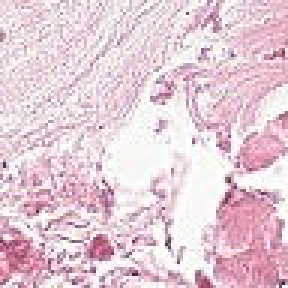
#> input picture data/raw/source.tif, 96 x 96 px (shown 3 times larger)
$ jupyter execute --allow-errors 01_reinhard_exploration.ipynb   (shell and % lines are left out)
#> lines starting #> are read from the running program, lines starting #| are printed output that depends on the picture; after the words box and inside, x2 and y2 are one past the last pixel; in counts of white or black regions, pixels touching at a corner belong together
Reinhard Logik (Luma)

[cell 1]
import cv2
import numpy as np
import matplotlib.pyplot as plt
import os

# --- 1. HILFSFUNKTIONEN ---
def bgr_to_rgb(img):
    """Konvertiert BGR (OpenCV) zu RGB (Matplotlib) für korrekte Farben im Plot."""
    return cv2.cvtColor(img, cv2.COLOR_BGR2RGB)

def get_tissue_mask_manual(image, threshold_value=210):
    """Erstellt eine Maske basierend auf der Helligkeit (Luma-Key)."""
    gray = cv2.cvtColor(image, cv2.COLOR_BGR2GRAY)
    # THRESH_BINARY_INV: Alles was dunkler als 'threshold_value' ist, wird Weiß (Gewebe)
    _, mask = cv2.threshold(gray, threshold_value, 255, cv2.THRESH_BINARY_INV)
    return mask

def get_mean_std_masked(image, mask=None):
    """Berechnet Mittelwert und Standardabweichung nur für das maskierte Gewebe."""
    mean, std = cv2.meanStdDev(image, mask=mask)
    return mean.flatten(), std.flatten()

# --- 2. DIE HAUPTFUNKTION ---
def normalize_stain_reinhard_custom(src_img, target_img, src_thresh=210, target_thresh=210):
    """Reinhard-Normalisierung mit manuell einstellbaren Luma-Masken."""
    src_lab = cv2.cvtColor(src_img, cv2.COLOR_BGR2LAB).astype(np.float32)
    target_lab = cv2.cvtColor(target_img, cv2.COLOR_BGR2LAB).astype(np.float32)

    # Masken generieren
    src_mask = get_tissue_mask_manual(src_img, threshold_value=src_thresh)
    target_mask = get_tissue_mask_manual(target_img, threshold_value=target_thresh)

    # Statistiken anhand der Masken berechnen
    src_mean, src_std = get_mean_std_masked(src_lab, mask=src_mask)
    target_mean, target_std = get_mean_std_masked(target_lab, mask=target_mask)

    src_std[src_std == 0] = 1e-5 # Zero-Division-Schutz

    # Reinhard-Formel auf alle Kanäle anwenden
    l, a, b = cv2.split(src_lab)
    l_norm = (l - src_mean[0]) * (target_std[0] / src_std[0]) + target_mean[0]
    a_norm = (a - src_mean[1]) * (target_std[1] / src_std[1]) + target_mean[1]
    b_norm = (b - src_mean[2]) * (target_std[2] / src_std[2]) + target_mean[2]

    # Zusammenfügen und zurückwandeln
    result_lab = cv2.merge((l_norm, a_norm, b_norm))
    result_lab = np.clip(result_lab, 0, 255).astype(np.uint8)

    return cv2.cvtColor(result_lab, cv2.COLOR_LAB2BGR)

# --- 3. AUSFÜHRUNG & VISUALISIERUNG ---
# Pfade (Bitte prüfen, ob sie für dein Setup stimmen)
src_path = '../data/raw/source.tif'
target_path = '../data/raw/target.tif'

if os.path.exists(src_path) and os.path.exists(target_path):
    src_img = cv2.imread(src_path)
#> src_img is the input picture: shape (96, 96, 3); mean B, G, R 215.4, 204.3, 229.1
    target_img = cv2.imread(target_path)
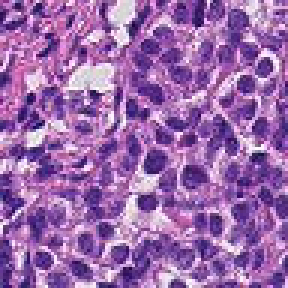
#> input picture data/raw/target.tif, 96 x 96 px (shown 3 times larger)
#> target_img is the input picture: shape (96, 96, 3); mean B, G, R 172, 105.4, 154.5

    # Hier kannst du die Thresholds anpassen!
    result_img = normalize_stain_reinhard_custom(src_img, target_img, src_thresh=200, target_thresh=230)
#> in normalize_stain_reinhard_custom, `target_lab = cv2.cvtColor(target_img, cv2.COLOR_BGR2LAB).astype(np.flo..`:
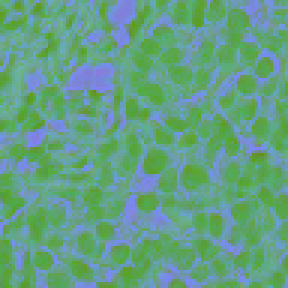
#> target_lab: shape (96, 96, 3) float32 (shown 3 times larger); mean B, G, R 131.7, 160, 100
#> in get_tissue_mask_manual, `_, mask = cv2.threshold(gray, threshold_value, 255, cv2.THRESH_BINARY_..`:
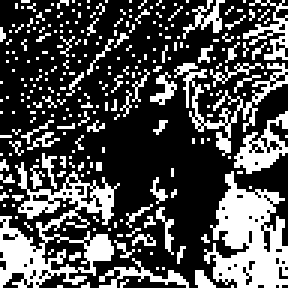
#> mask: shape (96, 96) (shown 3 times larger); 31.1% white in thin lines or dots
#> call 2 of get_tissue_mask_manual, with threshold_value = 230
#> in get_tissue_mask_manual (call 2), `gray = cv2.cvtColor(image, cv2.COLOR_BGR2GRAY)`:
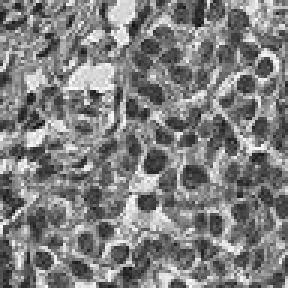
#> gray: shape (96, 96) (shown 3 times larger); min 13, max 253, mean 127.7
#> in get_tissue_mask_manual (call 2), `_, mask = cv2.threshold(gray, threshold_value, 255, cv2.THRESH_BINARY_..`: mask: shape (96, 96); 97.2% white; black in thin lines or dots
#> in get_mean_std_masked, `mean, std = cv2.meanStdDev(image, mask=mask)`: mean = [175.1, 146.5, 124.6]; std = [24.56, 8.34, 2.16]
#> in normalize_stain_reinhard_custom, `src_mean, src_std = get_mean_std_masked(src_lab, mask=src_mask)`: src_mean = [175.1, 146.5, 124.6]; src_std = [24.56, 8.34, 2.16]
#> in normalize_stain_reinhard_custom, `target_mean, target_std = get_mean_std_masked(target_lab, mask=target_..`: target_mean = [128.6, 160.6, 99.38]; target_std = [48, 7.45, 9.05]
#> in normalize_stain_reinhard_custom, `l, a, b = cv2.split(src_lab)`:
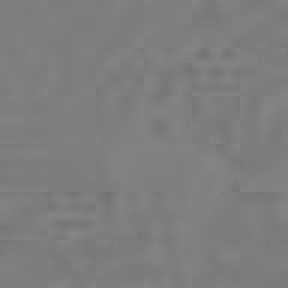
#> b: shape (96, 96) float32 (shown 3 times larger); min 114, max 134, mean 125.8
#> in normalize_stain_reinhard_custom, `b_norm = (b - src_mean[2]) * (target_std[2] / src_std[2]) + target_mea..`:
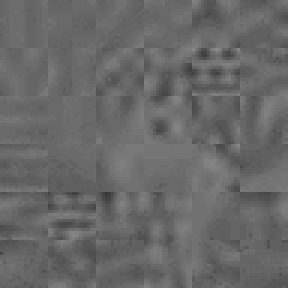
#> b_norm: shape (96, 96) float32 (shown 3 times larger); min 54.9, max 138.7, mean 104.3

    # Plotten
    fig, axes = plt.subplots(1, 3, figsize=(18, 6))
    axes[0].imshow(bgr_to_rgb(src_img))
    axes[0].set_title('1. Source')
    axes[0].axis('off')

    axes[1].imshow(bgr_to_rgb(target_img))
    axes[1].set_title('2. Target')
    axes[1].axis('off')

    axes[2].imshow(bgr_to_rgb(result_img))
    axes[2].set_title('3. Result (Luma Masked)')
    axes[2].axis('off')

    plt.tight_layout()
    plt.show()
else:
    print("Bilder nicht gefunden!")

[cell 2]
def get_tissue_mask_hsv(image, saturation_threshold=15):
    """
    Erstellt eine Maske basierend auf der Sättigung (Chroma-Key).
    Alles, was eine höhere Sättigung als 'saturation_threshold' hat, wird als Gewebe erkannt.
    """
    # 1. Bild in den HSV-Farbraum umwandeln (Hue, Saturation, Value)
    hsv = cv2.cvtColor(image, cv2.COLOR_BGR2HSV)

    # 2. Den Sättigungs-Kanal (Index 1) extrahieren
    s_channel = hsv[:, :, 1]

    # 3. Normaler Threshold: Wenn Sättigung > saturation_threshold, dann Weiß (255)
    _, mask = cv2.threshold(s_channel, saturation_threshold, 255, cv2.THRESH_BINARY)

    return mask

# --- Test und Vergleich: Luma vs. HSV ---
# Wir nutzen das src_img von oben
mask_luma = get_tissue_mask_manual(src_img, threshold_value=210)
#> in get_tissue_mask_manual (call 3), `_, mask = cv2.threshold(gray, threshold_value, 255, cv2.THRESH_BINARY_..`: mask: shape (96, 96); 40.1% white; 178 white regions (164 under 20 px), largest, box (x1, y1, x2, y2) and area: (0, 50, 59, 96) 1035, (68, 37, 96, 96) 870, (50, 0, 96, 52) 645
mask_hsv = get_tissue_mask_hsv(src_img, saturation_threshold=25) # 15 ist oft ein sehr guter Startwert für H&E
#> in get_tissue_mask_hsv, `hsv = cv2.cvtColor(image, cv2.COLOR_BGR2HSV)`: hsv: shape (96, 96, 3); mean H, S, V 149.5, 29.8, 229.2
#> in get_tissue_mask_hsv, `_, mask = cv2.threshold(s_channel, saturation_threshold, 255, cv2.THRE..`: mask: shape (96, 96); 45% white; 47 white regions (40 under 20 px), largest, box (x1, y1, x2, y2) and area: (0, 16, 57, 96) 1625, (33, 37, 96, 96) 1188, (50, 0, 96, 52) 949

fig, axes = plt.subplots(1, 3, figsize=(18, 6))

axes[0].imshow(bgr_to_rgb(src_img))
axes[0].set_title('Original')
axes[0].axis('off')

axes[1].imshow(mask_luma, cmap='gray')
axes[1].set_title('Maske (Luma-Key / Graustufen)')
axes[1].axis('off')

axes[2].imshow(mask_hsv, cmap='gray')
axes[2].set_title('Maske (HSV-Key / Sättigung)')
axes[2].axis('off')

plt.tight_layout()
plt.show()

HSV Maske

[cell 3]
import cv2
import numpy as np
import matplotlib.pyplot as plt
import os

# Notebook Magic Command für inline Plots

# --- 1. HILFSFUNKTIONEN (Schnittplatz-Werkzeuge) ---
def bgr_to_rgb(img):
    """Konvertiert BGR zu RGB für korrekte Farben im Plot."""
    return cv2.cvtColor(img, cv2.COLOR_BGR2RGB)

def get_tissue_mask_hsv(image, saturation_threshold=15):
    """
    Erstellt eine Gewebe-Maske basierend auf der Sättigung (HSV Chroma-Key).
    Alles mit Sättigung > saturation_threshold wird als Gewebe erkannt.
    """
    # In HSV wandeln
    hsv = cv2.cvtColor(image, cv2.COLOR_BGR2HSV)
    # Sättigungs-Kanal extrahieren
    s_channel = hsv[:, :, 1]
    # Thresholding: Sättigung > x -> Weiß (Gewebe)
    _, mask = cv2.threshold(s_channel, saturation_threshold, 255, cv2.THRESH_BINARY)
    return mask

def get_mean_std_masked(image, mask=None):
    """Berechnet Mean/Std nur für maskierte Pixel."""
    mean, std = cv2.meanStdDev(image, mask=mask)
    return mean.flatten(), std.flatten()


# --- 2. DIE HAUPTFUNKTION (Das eigentliche Grading) ---
def normalize_stain_reinhard_hsv_final(src_img, target_img, src_sat_thresh=15, target_sat_thresh=15):
    """
    Führt die Reinhard-Normalisierung durch, wobei die Farbstatisitken
    exklusiv mittels HSV-Sättigungs-Masken berechnet werden.
    Gibt das finale BGR-Echtfarben-Bild zurück.
    """
    # 1. LAB Konvertierung (float32 für Berechnung)
    src_lab = cv2.cvtColor(src_img, cv2.COLOR_BGR2LAB).astype(np.float32)
    target_lab = cv2.cvtColor(target_img, cv2.COLOR_BGR2LAB).astype(np.float32)

    # 2. HSV-Sättigungs-Masken generieren (Die Keys erstellen)
    src_mask = get_tissue_mask_hsv(src_img, saturation_threshold=src_sat_thresh)
    target_mask = get_tissue_mask_hsv(target_img, saturation_threshold=target_sat_thresh)

    # 3. Statistiken NUR für das maskierte Gewebe berechnen (Lese die Scopes)
    src_mean, src_std = get_mean_std_masked(src_lab, mask=src_mask)
    target_mean, target_std = get_mean_std_masked(target_lab, mask=target_mask)

    # Zero-Division Schutz
    src_std[src_std == 0] = 1e-5

    # 4. Reinhard-Formel auf alle Kanäle anwenden (Das Color-Transfer)
    l, a, b = cv2.split(src_lab)

    # Formel: Inorm = (Isrc - µsrc) * (σtrg / σsrc) + µtrg
    l_norm = (l - src_mean[0]) * (target_std[0] / src_std[0]) + target_mean[0]
    a_norm = (a - src_mean[1]) * (target_std[1] / src_std[1]) + target_mean[1]
    b_norm = (b - src_mean[2]) * (target_std[2] / src_std[2]) + target_mean[2]

    # 5. Zusammenfügen, Clipping und zurück zu BGR (Render den Fill-Layer)
    result_lab = cv2.merge((l_norm, a_norm, b_norm))
    result_lab = np.clip(result_lab, 0, 255).astype(np.uint8)

    return cv2.cvtColor(result_lab, cv2.COLOR_LAB2BGR)


# --- 3. AUSFÜHRUNG & VISUALISIERUNG (Der finale Kontroll-Monitor) ---
# --- NEU: Der intelligente Media-Relinker ---
def find_and_load_image(directory, base_name):
    """
    Sucht in einem Verzeichnis nach einem Bild mit dem angegebenen Basis-Namen
    und probiert verschiedene gängige Formate durch.
    Ignoriert Groß-/Kleinschreibung bei Dateiendungen (z.B. .JPG vs .jpg).
    """
    # Unsere erlaubten Formate
    valid_extensions = ['.jpg', '.jpeg', '.png', '.tif', '.tiff']

    # Alle Dateien im Zielordner auflisten
    if not os.path.exists(directory):
        print(f"❌ Fehler: Das Verzeichnis {directory} existiert nicht.")
        return None

    files_in_dir = os.listdir(directory)

    for file in files_in_dir:
        # Dateinamen und Endung trennen (z.B. "source" und ".png")
        name, ext = os.path.splitext(file)

        # Wenn der Name passt und die Endung (kleingeschrieben) in unserer Liste ist
        if name == base_name and ext.lower() in valid_extensions:
            full_path = os.path.join(directory, file)
            print(f"✅ Datei gefunden: {full_path}")
            return cv2.imread(full_path)

    print(f"❌ Fehler: Kein Bild für '{base_name}' mit passendem Format in {directory} gefunden.")
    return None

# ==========================================
# 3. AUSFÜHRUNG & VISUALISIERUNG (Dynamisch)
# ==========================================

data_dir = '../data/raw'

# Wir übergeben nur noch den Ordner und den Dateinamen OHNE Endung!
src_img = find_and_load_image(data_dir, 'source')
target_img = find_and_load_image(data_dir, 'target')

if src_img is not None and target_img is not None:

    # Die Normalisierung durchführen (HSV-Methode)
    result_img = normalize_stain_reinhard_hsv_final(src_img, target_img, src_sat_thresh=35, target_sat_thresh=15)
#> in get_tissue_mask_hsv, `_, mask = cv2.threshold(s_channel, saturation_threshold, 255, cv2.THRE..`: mask: shape (96, 96); 31% white; 57 white regions (48 under 20 px), largest, box (x1, y1, x2, y2) and area: (65, 59, 96, 96) 750, (50, 0, 96, 42) 567, (0, 73, 52, 96) 469
#> call 2 of get_tissue_mask_hsv, with saturation_threshold = 15
#> in get_tissue_mask_hsv (call 2), `hsv = cv2.cvtColor(image, cv2.COLOR_BGR2HSV)`: hsv: shape (96, 96, 3); mean H, S, V 142.7, 109.4, 173.2
#> in get_tissue_mask_hsv (call 2), `s_channel = hsv[:, :, 1]`:
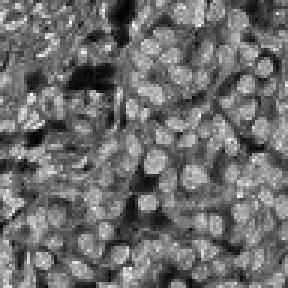
#> s_channel: shape (96, 96) (shown 3 times larger); min 0, max 255, mean 109.4
#> in get_tissue_mask_hsv (call 2), `_, mask = cv2.threshold(s_channel, saturation_threshold, 255, cv2.THRE..`:
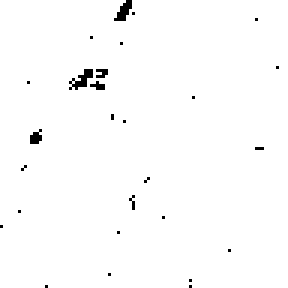
#> mask: shape (96, 96) (shown 3 times larger); 98.8% white; black in thin lines or dots
#> in get_mean_std_masked, `mean, std = cv2.meanStdDev(image, mask=mask)`: mean = [181.8, 149.1, 124.2]; std = [29.71, 6.33, 2.11]
#> in normalize_stain_reinhard_hsv_final, `src_mean, src_std = get_mean_std_masked(src_lab, mask=src_mask)`: src_mean = [181.8, 149.1, 124.2]; src_std = [29.71, 6.33, 2.11]
#> in normalize_stain_reinhard_hsv_final, `target_mean, target_std = get_mean_std_masked(target_lab, mask=target_..`: target_mean = [130.5, 160.4, 99.64]; target_std = [49.85, 7.54, 9.16]
#> in normalize_stain_reinhard_hsv_final, `result_lab = np.clip(result_lab, 0, 255).astype(np.uint8)`:
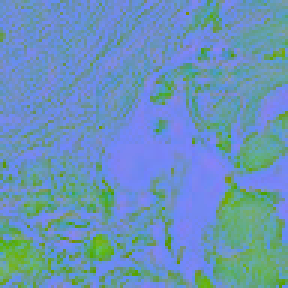
#> result_lab: shape (96, 96, 3) (shown 3 times larger); mean B, G, R 186.2, 147.5, 105.8
#> in normalize_stain_reinhard_hsv_final, `return cv2.cvtColor(result_lab, cv2.COLOR_LAB2BGR)`:
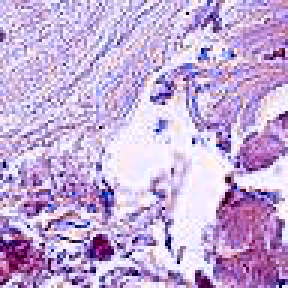
#> returned value: shape (96, 96, 3) (shown 3 times larger); mean B, G, R 214.9, 170.2, 195.8

    # Visualisierung des FINALEN Farbbildes
    fig, axes = plt.subplots(1, 3, figsize=(18, 6))

    axes[0].imshow(bgr_to_rgb(src_img))
    axes[0].set_title('1. Source')
    axes[0].axis('off')

    axes[1].imshow(bgr_to_rgb(target_img))
    axes[1].set_title('2. Target')
    axes[1].axis('off')

    axes[2].imshow(bgr_to_rgb(result_img))
    axes[2].set_title('3. Result (Multi-Format Support)')
    axes[2].axis('off')

    plt.tight_layout()
    plt.show()
